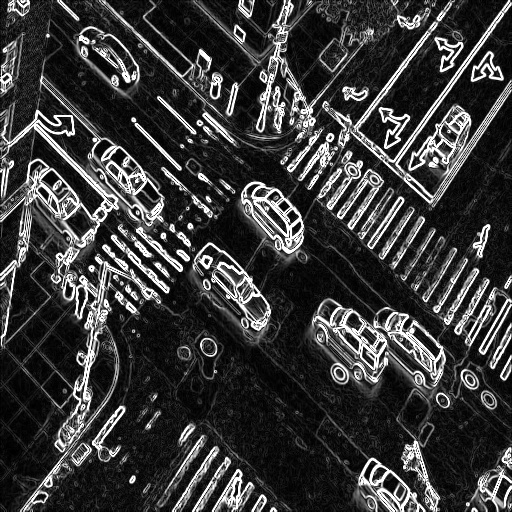
#> input picture outputs/asmt4_run_1/edges_sobel.jpg, 512 x 512 px
$ python traffic_monitoring.py -i ../outputs/asmt4_run_1/edges_sobel.jpg   (older library calls are emulated)
#> lines starting #> are read from the running program, lines starting #| are printed output that depends on the picture; after the words box and inside, x2 and y2 are one past the last pixel; in counts of white or black regions, pixels touching at a corner belong together
### common/utils.py
"""
Common utilities for Image Processing & Computer Vision assignments.
Includes image loading, saving, display, and metric computation functions.
"""

import numpy as np
import cv2
import matplotlib.pyplot as plt
from skimage.metrics import structural_similarity as ssim
import os


def load_image(image_path, grayscale=False):
    """
    Load an image from disk.

    Args:
        image_path: Path to the image file
        grayscale: If True, convert to grayscale; else load as color

    Returns:
        Image array (H, W, 3) for color or (H, W) for grayscale
    """
    if not os.path.exists(image_path):
        raise FileNotFoundError(f"Image not found: {image_path}")

    img = cv2.imread(image_path)
    if img is None:
        raise ValueError(f"Failed to load image: {image_path}")

    if grayscale:
        img = cv2.cvtColor(img, cv2.COLOR_BGR2GRAY)

    return img


def save_image(image_array, output_path):
    """
    Save an image array to disk.

    Args:
        image_array: Image array to save
        output_path: Path where to save the image

    Returns:
        True if successful, False otherwise
    """
    os.makedirs(os.path.dirname(output_path), exist_ok=True)
    success = cv2.imwrite(output_path, image_array)
    return success


def resize_image(image, size=(512, 512)):
    """
    Resize image to specified dimensions.

    Args:
        image: Input image array
        size: Target size as (width, height)

    Returns:
        Resized image
    """
    return cv2.resize(image, size, interpolation=cv2.INTER_LINEAR)


def convert_to_grayscale(image):
    """Convert color image to grayscale."""
    if len(image.shape) == 2:
        return image
    return cv2.cvtColor(image, cv2.COLOR_BGR2GRAY)


# [54 lines left out: functions compute_mse, compute_psnr, compute_ssim, not called in this run]


def display_images(images, titles, figsize=(15, 10), save_path=None):
    """
    Display multiple images in a grid.

    Args:
        images: List of image arrays
        titles: List of titles for each image
        figsize: Figure size as (width, height)
        save_path: Optional path to save the figure
    """
    n_images = len(images)
    cols = min(3, n_images)
    rows = (n_images + cols - 1) // cols

    plt.figure(figsize=figsize)

    for idx, (img, title) in enumerate(zip(images, titles)):
        plt.subplot(rows, cols, idx + 1)

        # Handle different image formats
        if len(img.shape) == 2:  # Grayscale
            plt.imshow(img, cmap='gray')
        else:  # Color (BGR -> RGB)
            plt.imshow(cv2.cvtColor(img, cv2.COLOR_BGR2RGB))

        plt.title(title, fontsize=10)
        plt.axis('off')

    plt.tight_layout()

    if save_path:
        os.makedirs(os.path.dirname(save_path), exist_ok=True)
        plt.savefig(save_path, dpi=100, bbox_inches='tight')

    return plt.gcf()


def apply_gaussian_blur(image, kernel_size=(5, 5), sigma=1.0):
    """Apply Gaussian blur to image."""
    return cv2.GaussianBlur(image, kernel_size, sigma)


def apply_median_filter(image, kernel_size=5):
    """Apply median filter to image."""
    return cv2.medianBlur(image, kernel_size)


# [31 lines left out: functions apply_mean_filter, add_gaussian_noise, add_salt_pepper_noise, downsample_image, not called in this run]


def upsample_image(image, target_shape):
    """Upsample image to target shape."""
    return cv2.resize(image, target_shape, interpolation=cv2.INTER_LINEAR)


# [41 lines left out: functions quantize_image, histogram_equalization, apply_clahe, not called in this run]


def print_section_header(title):
    """Print a formatted section header."""
    width = 70
    print("\n" + "=" * width)
    print(f"  {title.center(width - 4)}")
    print("=" * width)


# [7 lines left out: function print_metrics, not called in this run]

### asmt4_traffic/traffic_monitoring.py
#!/usr/bin/env python3
"""
Mini Project Assignment 4: Feature-Based Traffic Monitoring System

Learning Objectives:
- Detect edges and object boundaries
- Represent objects using contours
- Extract key features using classical CV techniques
- Understand how features support higher-level vision tasks

This project simulates a feature-based traffic analysis system.
"""

import os
import sys
import argparse
import numpy as np
import cv2
import matplotlib.pyplot as plt
from pathlib import Path

# Add parent directory to path to import utils
sys.path.insert(0, os.path.join(os.path.dirname(__file__), '..'))
from common.utils import (
    load_image, save_image, convert_to_grayscale, resize_image,
    display_images, print_section_header
)


def task_1_edge_detection(gray_image, output_dir):
    """Task 1: Edge Detection"""
    print_section_header("Task 1: Edge Detection")

    edge_results = {}

    # Sobel Edge Detection
    print("\nApplying Sobel Edge Detector...")
    sobel_x = cv2.Sobel(gray_image, cv2.CV_32F, 1, 0, ksize=3)
    sobel_y = cv2.Sobel(gray_image, cv2.CV_32F, 0, 1, ksize=3)
    sobel = np.sqrt(sobel_x**2 + sobel_y**2)
    sobel = np.clip(sobel, 0, 255).astype(np.uint8)

    edge_results['sobel'] = sobel
    save_image(sobel, os.path.join(output_dir, 'edges_sobel.jpg'))
    print("  [OK] Sobel edge detection complete")
    print(f"    - Sobel response range: [{sobel.min()}, {sobel.max()}]")

    # Canny Edge Detector
    print("\nApplying Canny Edge Detector...")
    canny = cv2.Canny(gray_image, 100, 200)

    edge_results['canny'] = canny
    save_image(canny, os.path.join(output_dir, 'edges_canny.jpg'))
    print("  [OK] Canny edge detection complete")
    print(f"    - Threshold values: low=100, high=200")

    # Display edge detection results
    images = [gray_image, sobel, canny]
    titles = [
        "Original Image",
        "Sobel Edges",
        "Canny Edges"
    ]
    fig = display_images(images, titles, figsize=(14, 5))
    fig_path = os.path.join(output_dir, 'edge_detection_comparison.png')
    plt.savefig(fig_path, dpi=100, bbox_inches='tight')
    print(f"\nEdge detection comparison saved to: {fig_path}")

    return edge_results


def task_2_object_representation(edge_results, output_dir):
    """Task 2: Object Representation (Contours & Bounding Boxes)"""
    print_section_header("Task 2: Object Representation")

    object_results = {}

    for edge_type, edges in edge_results.items():
        print(f"\nDetecting contours from {edge_type.upper()} edges...")

        # Detect contours
        contours, _ = cv2.findContours(edges, cv2.RETR_EXTERNAL, cv2.CHAIN_APPROX_SIMPLE)
        print(f"  • Number of contours found: {len(contours)}")

        # Create visualization
        contour_image = np.zeros_like(edges)
        cv2.drawContours(contour_image, contours, -1, 255, 2)

        # Compute object properties
        objects = []
        for idx, contour in enumerate(contours):
            area = cv2.contourArea(contour)
            perimeter = cv2.arcLength(contour, True)

            # Only consider significant contours
            if area > 50:
                # Get bounding rectangle
                x, y, w, h = cv2.boundingRect(contour)

                objects.append({
                    'id': idx,
                    'area': area,
                    'perimeter': perimeter,
                    'bbox': (x, y, w, h),
                    'contour': contour
                })

        print(f"  • Significant objects (area > 50): {len(objects)}")

        # Create bounding box image
        bbox_image = np.copy(edges)
        bbox_image = cv2.cvtColor(bbox_image, cv2.COLOR_GRAY2BGR)

        for obj in objects:
            x, y, w, h = obj['bbox']
            cv2.rectangle(bbox_image, (x, y), (x + w, y + h), (0, 255, 0), 2)
            cv2.putText(bbox_image, f"A:{obj['area']:.0f}", (x, y - 5),
                       cv2.FONT_HERSHEY_SIMPLEX, 0.4, (0, 255, 0), 1)

        object_results[edge_type] = {
            'contours': contours,
            'contour_image': contour_image,
            'bbox_image': bbox_image,
            'objects': objects
        }

        save_image(contour_image, os.path.join(output_dir, f'contours_{edge_type}.jpg'))
        save_image(bbox_image, os.path.join(output_dir, f'bounding_boxes_{edge_type}.jpg'))

        # Print measurements for first few objects
        if objects:
            print(f"\n  First {min(3, len(objects))} objects detected:")
            for obj in objects[:3]:
                print(f"    • Object {obj['id']}: Area={obj['area']:.2f}, Perimeter={obj['perimeter']:.2f}")

    # Display comparison
    images = [
        object_results['sobel']['contour_image'],
        object_results['canny']['contour_image'],
        object_results['sobel']['bbox_image'],
        object_results['canny']['bbox_image']
    ]
    titles = [
        "Sobel Contours",
        "Canny Contours",
        "Sobel Bounding Boxes",
        "Canny Bounding Boxes"
    ]
    fig = display_images(images, titles, figsize=(14, 10))
    fig_path = os.path.join(output_dir, 'object_representation.png')
    plt.savefig(fig_path, dpi=100, bbox_inches='tight')
    print(f"\nObject representation figure saved to: {fig_path}")

    return object_results


def task_3_feature_extraction(gray_image, output_dir):
    """Task 3: Feature Extraction using ORB"""
    print_section_header("Task 3: Feature Extraction")

    print("\nInitializing ORB (Oriented FAST and Rotated BRIEF) detector...")
    print("  - ORB: Efficient alternative to SIFT/SURF")
    print("  - Uses FAST corner detection + BRIEF descriptors")

    # Create ORB detector
    orb = cv2.ORB_create(nfeatures=500)

    # Detect keypoints and descriptors
    print("\nDetecting keypoints and computing descriptors...")
    keypoints, descriptors = orb.detectAndCompute(gray_image, None)

    print(f"  [OK] Keypoints detected: {len(keypoints)}")
    if descriptors is not None:
        print(f"  [OK] Descriptors computed: {descriptors.shape}")

    # Visualize keypoints
    keypoint_image = cv2.drawKeypoints(gray_image, keypoints, None,
                                       flags=cv2.DRAW_MATCHES_FLAGS_DRAW_RICH_KEYPOINTS)

    save_image(keypoint_image, os.path.join(output_dir, 'features_orb_keypoints.jpg'))
    print(f"  [OK] Keypoint visualization saved")

    # Print keypoint statistics
    if keypoints:
        angles = [kp.angle for kp in keypoints]
        sizes = [kp.size for kp in keypoints]

        print(f"\n  Keypoint Statistics:")
        print(f"    - Angle range: [{min(angles):.2f}, {max(angles):.2f}] degrees")
        print(f"    - Size range: [{min(sizes):.2f}, {max(sizes):.2f}]")

    feature_results = {
        'keypoints': keypoints,
        'descriptors': descriptors,
        'keypoint_image': keypoint_image,
        'num_features': len(keypoints)
    }

    return feature_results


def task_4_comparative_analysis(edge_results, object_results, feature_results):
    """Task 4: Comparative Analysis"""
    print_section_header("Task 4: Comparative Analysis")

    print("\n" + "="*70)
    print("EDGE DETECTOR COMPARISON")
    print("="*70)

    print("\nSOBEL EDGE DETECTOR:")
    print("  • Method: Gradient-based (Sobel operator)")
    print("  • Advantages:")
    print("    - Simple and computationally efficient")
    print("    - Good for detecting strong edges")
    print("    - Directional information (x, y gradients)")
    print("  • Disadvantages:")
    print("    - Sensitive to noise")
    print("    - Non-maximum suppression not applied")

    sobel_contours = len(object_results['sobel']['contours'])
    print(f"  • Contours detected: {sobel_contours}")

    print("\nCANNY EDGE DETECTOR:")
    print("  • Method: Multi-stage (gradient -> non-max suppression -> hysteresis)")
    print("  • Advantages:")
    print("    - More sophisticated edge detection")
    print("    - Non-maximum suppression reduces thick edges")
    print("    - Hysteresis thresholding for edge linking")
    print("    - Better noise robustness")
    print("  • Disadvantages:")
    print("    - More computationally expensive")
    print("    - Threshold parameter tuning required")

    canny_contours = len(object_results['canny']['contours'])
    print(f"  • Contours detected: {canny_contours}")

    print("\nRECOMMENDATION FOR TRAFFIC MONITORING:")
    if canny_contours > sobel_contours * 0.8 and canny_contours < sobel_contours * 1.2:
        print("  -> Canny edge detector recommended for better accuracy")
    else:
        print("  -> Choose based on specific scene characteristics and requirements")

    print("\n" + "="*70)
    print("FEATURE EXTRACTION & ITS ROLE IN TRAFFIC MONITORING")
    print("="*70)

    print("\nORB FEATURE EXTRACTOR:")
    print(f"  • Features detected: {feature_results['num_features']}")
    print("  • Applications in traffic monitoring:")
    print("    1. Vehicle tracking across frames")
    print("    2. Matching vehicles at different viewing angles")
    print("    3. Robust to scale and rotation changes")
    print("    4. Feature-based image matching for re-identification")

    print("\nFEATURE MATCHING USE CASES:")
    print("  • Multi-camera tracking: Match same vehicle across cameras")
    print("  • Temporal tracking: Link vehicle detections across video frames")
    print("  • Vehicle re-identification: Recognize same vehicle after occlusion")
    print("  • License plate correlation: Verify vehicle features")

    print("\n" + "="*70)
    print("INTEGRATED TRAFFIC SYSTEM WORKFLOW")
    print("="*70)
    print("\n1. Edge Detection -> Object boundaries identified")
    print("2. Contour Detection -> Vehicle shapes extracted")
    print("3. Bounding Boxes -> Spatial localization")
    print("4. Feature Extraction -> Distinctive characteristics captured")
    print("5. Feature Matching -> Cross-frame/cross-camera tracking")
    print("6. Classification -> Vehicle type, speed, direction determined")


def main():
    parser = argparse.ArgumentParser(description='Traffic Monitoring - Assignment 4')
    parser.add_argument('--input', '-i', type=str, default=None,
                        help='Path to input traffic image')
    parser.add_argument('--output', '-o', type=str, default='outputs/asmt4',
                        help='Output directory for results')

    args = parser.parse_args()

    # Determine input image path
    if args.input is None:
        base_dir = os.path.dirname(os.path.abspath(__file__))
        sample_path = os.path.join(base_dir, '../../assets/asmt4/sample_1.jpg')

        if os.path.exists(sample_path):
            args.input = sample_path
        else:
            print("Error: No input image found. Please provide --input argument.")
            sys.exit(1)

    # Create output directory
    os.makedirs(args.output, exist_ok=True)

    # Load and preprocess
    print_section_header("Image Loading & Preprocessing")
    print(f"\nLoading traffic image from: {args.input}")
    image = load_image(args.input)
#> in load_image, img is the input picture: shape (512, 512, 3); min 0, max 255, mean 57.9
    gray_image = convert_to_grayscale(image)
    gray_image = resize_image(gray_image, size=(512, 512))
    print(f"Image preprocessed: {gray_image.shape}")
#| Image preprocessed: (512, 512)

    # Task 1: Edge Detection
    edge_results = task_1_edge_detection(gray_image, args.output)
#> in task_1_edge_detection, `sobel_y = cv2.Sobel(gray_image, cv2.CV_32F, 0, 1, ksize=3)`:
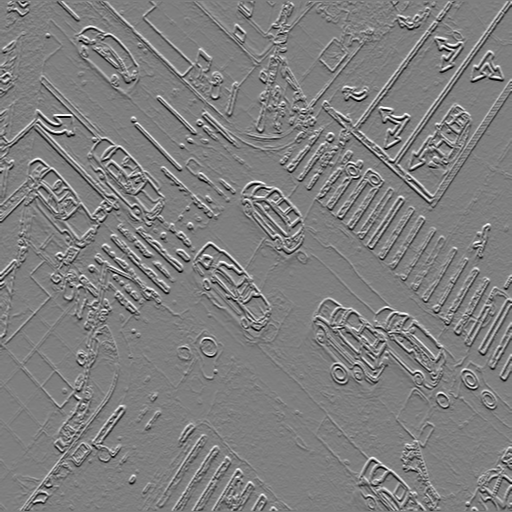
#> sobel_y: shape (512, 512) float32; min -989, max 995, mean 0.1; drawn with min black and max white
#|     - Sobel response range: [0, 255]
#> in task_1_edge_detection, `canny = cv2.Canny(gray_image, 100, 200)`:
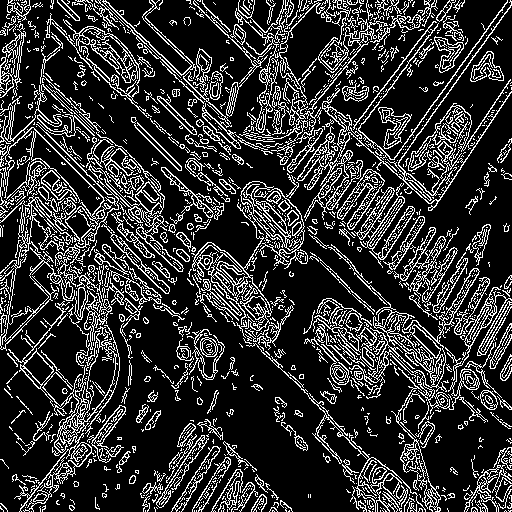
#> canny: shape (512, 512); 19.9% white in thin lines or dots
#> in display_images, `n_images = len(images)`: n_images = 3
#> in display_images, `rows = (n_images + cols - 1) // cols`: rows = 1
#> the loop in display_images, `for idx, (img, title) in enumerate(zip(images, titles)):` made 3 passes
#> title on passes 1 to 3: 'Original Image', 'Sobel Edges', 'Canny Edges'
#> edge_results = 2 items

    # Task 2: Object Representation
    object_results = task_2_object_representation(edge_results, args.output)
#> the loop in task_2_object_representation, `for edge_type, edges in edge_results.items():` made 2 passes
#> (printed output is left out)
#> pass 1, in save_image (call 3), `success = cv2.imwrite(output_path, image_array)`:
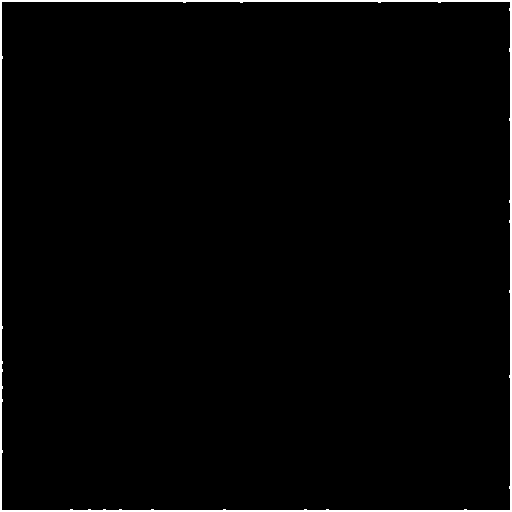
#> saved as contours_sobel.jpg: shape (512, 512); 1.6% white; 1 white region, box (x1, y1, x2, y2) and area: (0, 0, 512, 512) 4165
#> pass 1, in save_image (call 4), `success = cv2.imwrite(output_path, image_array)`:
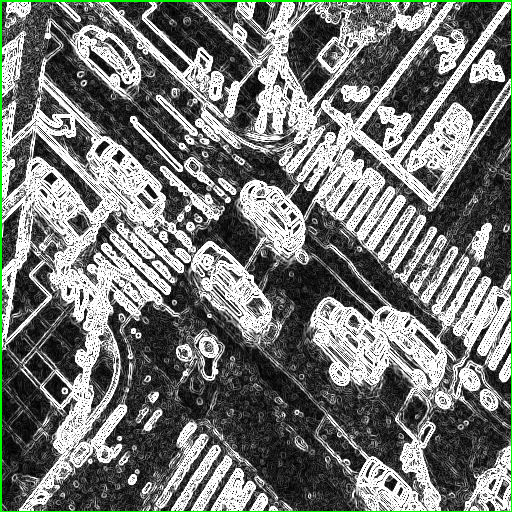
#> saved as bounding_boxes_sobel.jpg: shape (512, 512, 3); mean B, G, R 116.1, 119.1, 116.1
#> after the loop in task_2_object_representation, `for edge_type, edges in edge_results.items():`:
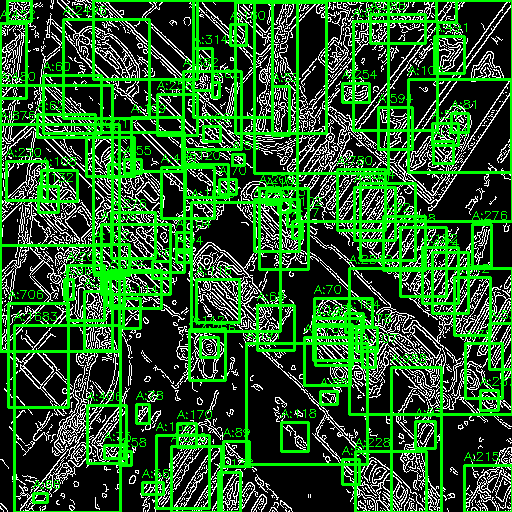
#> bbox_image: shape (512, 512, 3); mean B, G, R 38.4, 94.6, 38.4
#> after the loop in task_2_object_representation, `for edge_type, edges in edge_results.items():`:
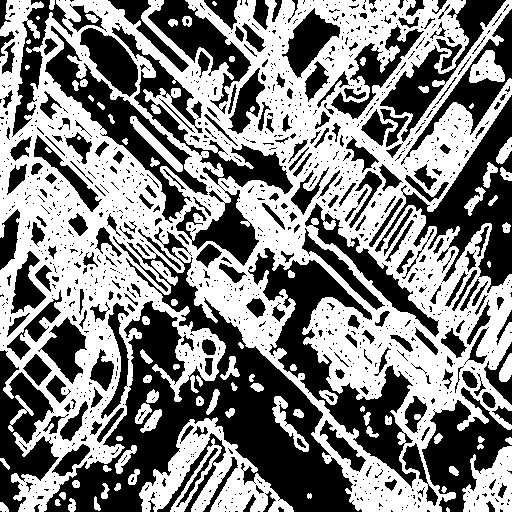
#> contour_image: shape (512, 512); 51.2% white; 1371 black regions (1113 under 20 px), largest, box (x1, y1, x2, y2) and area: (44, 227, 362, 512) 26312, (248, 248, 416, 488) 9850, (375, 95, 512, 293) 7743
#> the loop in display_images (call 2), `for idx, (img, title) in enumerate(zip(images, titles)):` made 4 passes
#| Object representation figure saved to: outputs/asmt4/object_representation.png
#> object_results = 2 items

    # Task 3: Feature Extraction
    feature_results = task_3_feature_extraction(gray_image, args.output)
#> in task_3_feature_extraction, `keypoints, descriptors = orb.detectAndCompute(gray_image, None)`: keypoints = 500 keypoints; strongest (x, y, size): (69, 118, 31), (406, 118, 31), (59, 118, 31), (205, 262, 37.2)
#|   [OK] Keypoints detected: 500
#|   [OK] Descriptors computed: (500, 32)
#> in task_3_feature_extraction, `keypoint_image = cv2.drawKeypoints(gray_image, keypoints, None, flags=..`:
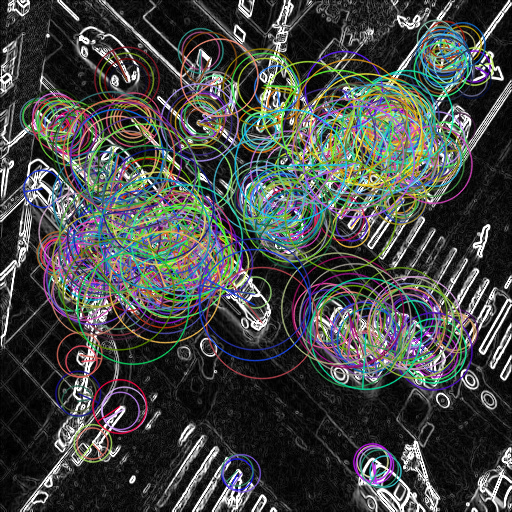
#> keypoint_image: shape (512, 512, 3); mean of channels 0, 1, 2 70.5, 72.6, 69.7; drawn as B, G, R
#> in task_3_feature_extraction, `angles = [kp.angle for kp in keypoints]`: angles = 500 values, max 359.6 at index 133, min 1.36 at index 139, mean 158.2
#> in task_3_feature_extraction, `sizes = [kp.size for kp in keypoints]`: sizes = 500 values from 31 to 111.1
#|     - Angle range: [1.36, 359.62] degrees
#|     - Size range: [31.00, 111.08]
#> feature_results = 4 items

    # Task 4: Comparative Analysis
    task_4_comparative_analysis(edge_results, object_results, feature_results)
#> in task_4_comparative_analysis, `sobel_contours = len(object_results['sobel']['contours'])`: sobel_contours = 1
#|   • Contours detected: 1
#> in task_4_comparative_analysis, `canny_contours = len(object_results['canny']['contours'])`: canny_contours = 1450
#|   • Contours detected: 1450
#|   • Features detected: 500

    print("\n" + "="*70)
    print("PROCESSING COMPLETE")
    print("="*70)
    print(f"\nAll outputs saved to: {os.path.abspath(args.output)}")
#| All outputs saved to: asmt4_traffic/outputs/asmt4

    plt.close('all')


if __name__ == '__main__':
    main()
